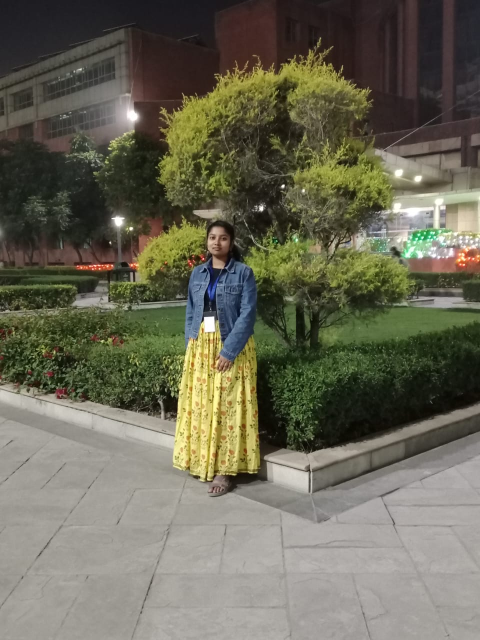
#> input picture newbday/IMG-20250308-WA0040.jpg, 960 x 1280 px (shown at 1/2 size)
$ python -i bday.py   (imports and definitions only)
#> lines starting #> are read from the running program, lines starting #| are printed output that depends on the picture
import streamlit as st
import base64
from PIL import Image
from io import BytesIO
import time
import random

# [56 lines not run here, left out]

# -- Quotes
QUOTES = [
    "💞 నిజమైన స్నేహితులు మన జీవితం లో దేవుడిచ్చే బహుమతి 🎁",
    "🌟 నీవుంటే ఏ బాధ అయినా చిన్నదే అనిపిస్తుంది 🫂",
    "💖 నీతో ఉన్న ప్రతి క్షణం ఒక గొప్ప జ్ఞాపకం 📸",
    "🎈 నవ్వుతూ పంచుకునే మన స్నేహం, జీవితాంతం కొనసాగాలి 🕊️",
    "🌸 ప్రేమా స్నేహానికి నీవే నిజమైన నిర్వచనం 💗",
    "💕 మన బంధం మాటల్లో చెప్పలేనిది, హృదయంలో నిలిచిపోయింది 💞",
    "💫 నీవు నా జీవితానికి ఒక అందమైన వరం 🌈",
    "💌 బాధలో ఊరట, ఆనందంలో పంచుకోవడానికి నీవు నా తోడు 🤝",
    "🎉 నీతో పంచుకున్న చిన్న చిన్న క్షణాలు, నా జీవితపు గొప్ప భాగం 💕",
    "🫂 ఎంత దూరమున్నా... మన మధ్య ప్రేమ, స్నేహం ఎప్పటికీ అఘాతంగా ఉంటుంది 💖"
]


# -- Orientation fix
from PIL import ExifTags

def fix_orientation(img):
    try:
        for orientation in ExifTags.TAGS.keys():
            if ExifTags.TAGS[orientation] == 'Orientation':
                break

        exif = img._getexif()

        if exif is not None:
            orientation_value = exif.get(orientation, None)

            if orientation_value == 3:
                img = img.rotate(180, expand=True)
            elif orientation_value == 6:
                img = img.rotate(270, expand=True)
            elif orientation_value == 8:
                img = img.rotate(90, expand=True)
    except Exception:
        pass
    return img


# -- Session states
if 'slideshow_active' not in st.session_state:
    st.session_state.slideshow_active = False
if 'current_image' not in st.session_state:
    st.session_state.current_image = 0
if 'uploaded_files' not in st.session_state:
    st.session_state.uploaded_files = None
if 'uploaded_music' not in st.session_state:
    st.session_state.uploaded_music = None

# -- Title
# [115 lines not run here, left out]

>>> import cv2
>>> picture = cv2.imread('IMG-20250308-WA0040.jpg', cv2.IMREAD_GRAYSCALE)
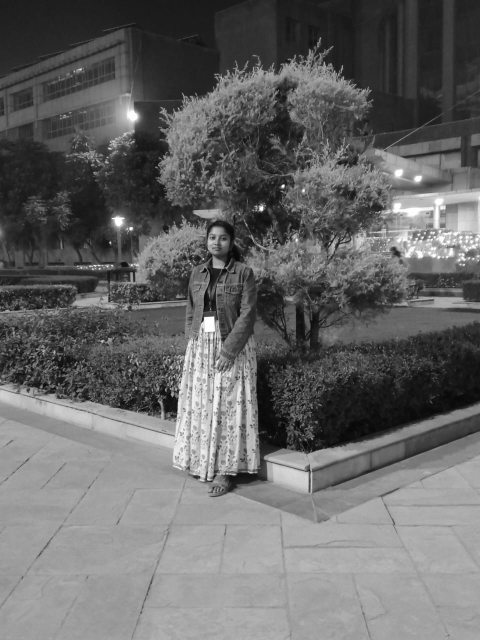
#> picture: shape (1280, 960) (shown at 1/2 size); min 0, max 255, mean 102.7
>>> result = fix_orientation(picture)

$ run again, on newbday/IMG-20250313-WA0031.jpg
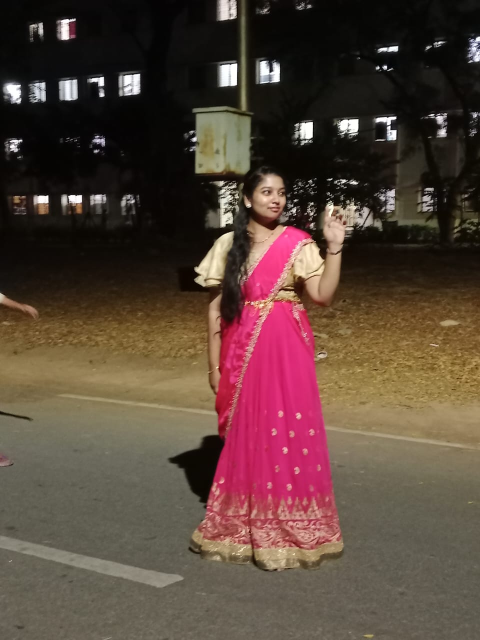
#> input picture newbday/IMG-20250313-WA0031.jpg, 960 x 1280 px (shown at 1/2 size)
#> `picture = cv2.imread('IMG-20250308-WA0040.jpg', cv2.IMREAD_GRAYSCALE)`:
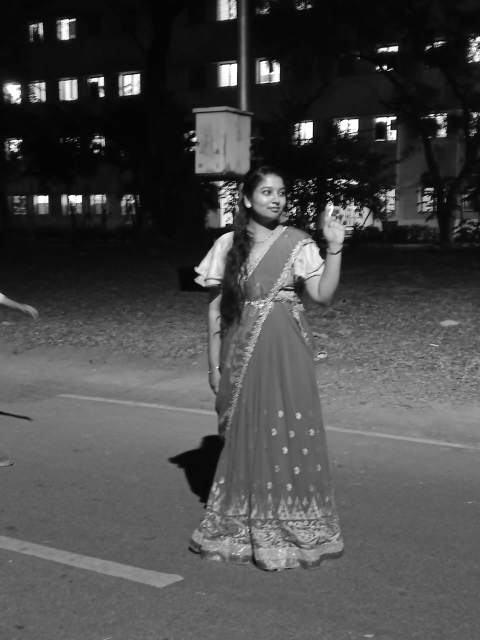
#> picture: shape (1280, 960) (shown at 1/2 size); min 0, max 255, mean 73

$ run again, on newbday/IMG_20250323_143635315_HDR.jpg
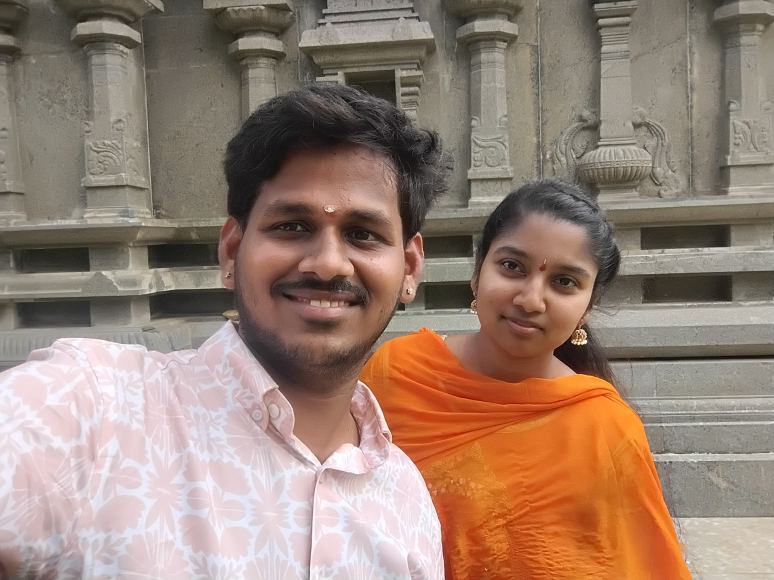
#> input picture newbday/IMG_20250323_143635315_HDR.jpg, 2320 x 1740 px (shown at 1/3 size)
#> `picture = cv2.imread('IMG-20250308-WA0040.jpg', cv2.IMREAD_GRAYSCALE)`:
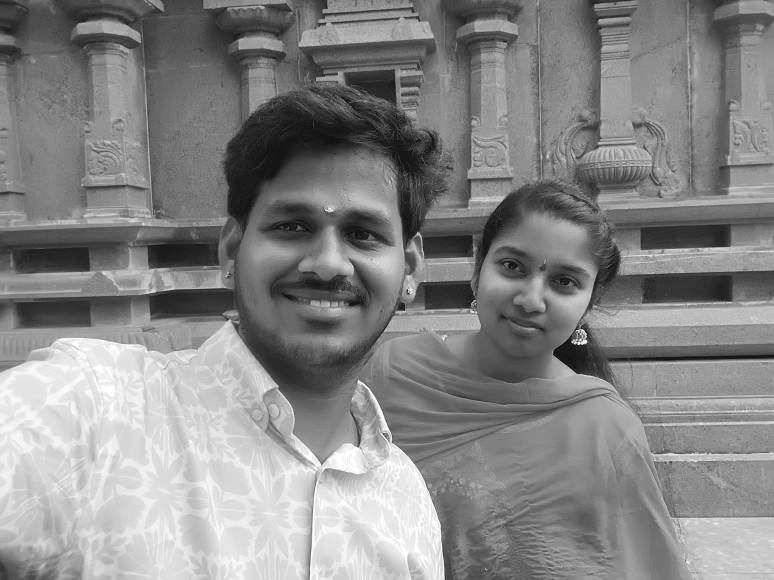
#> picture: shape (1740, 2320) (shown at 1/3 size); min 0, max 255, mean 135.2
